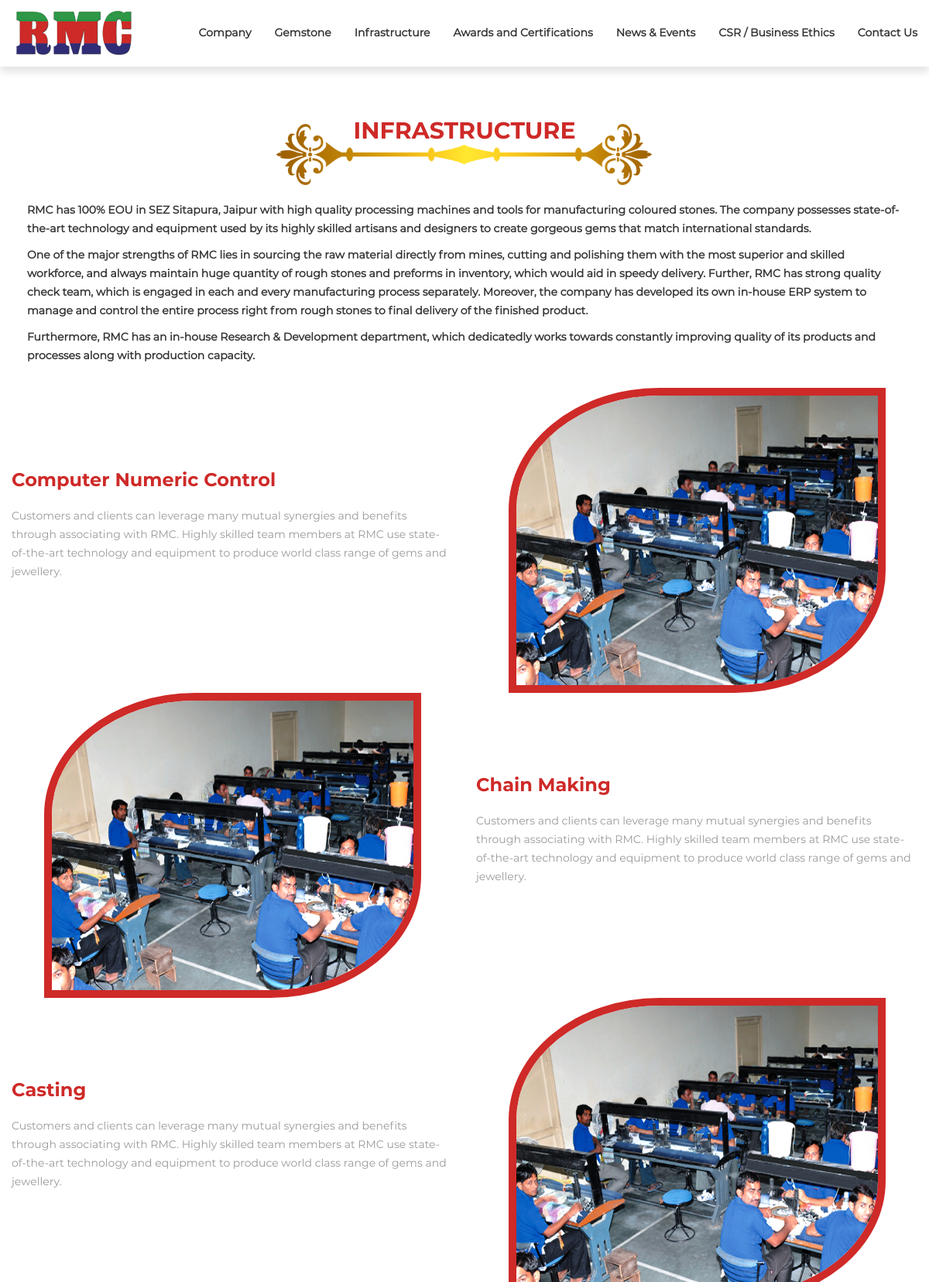
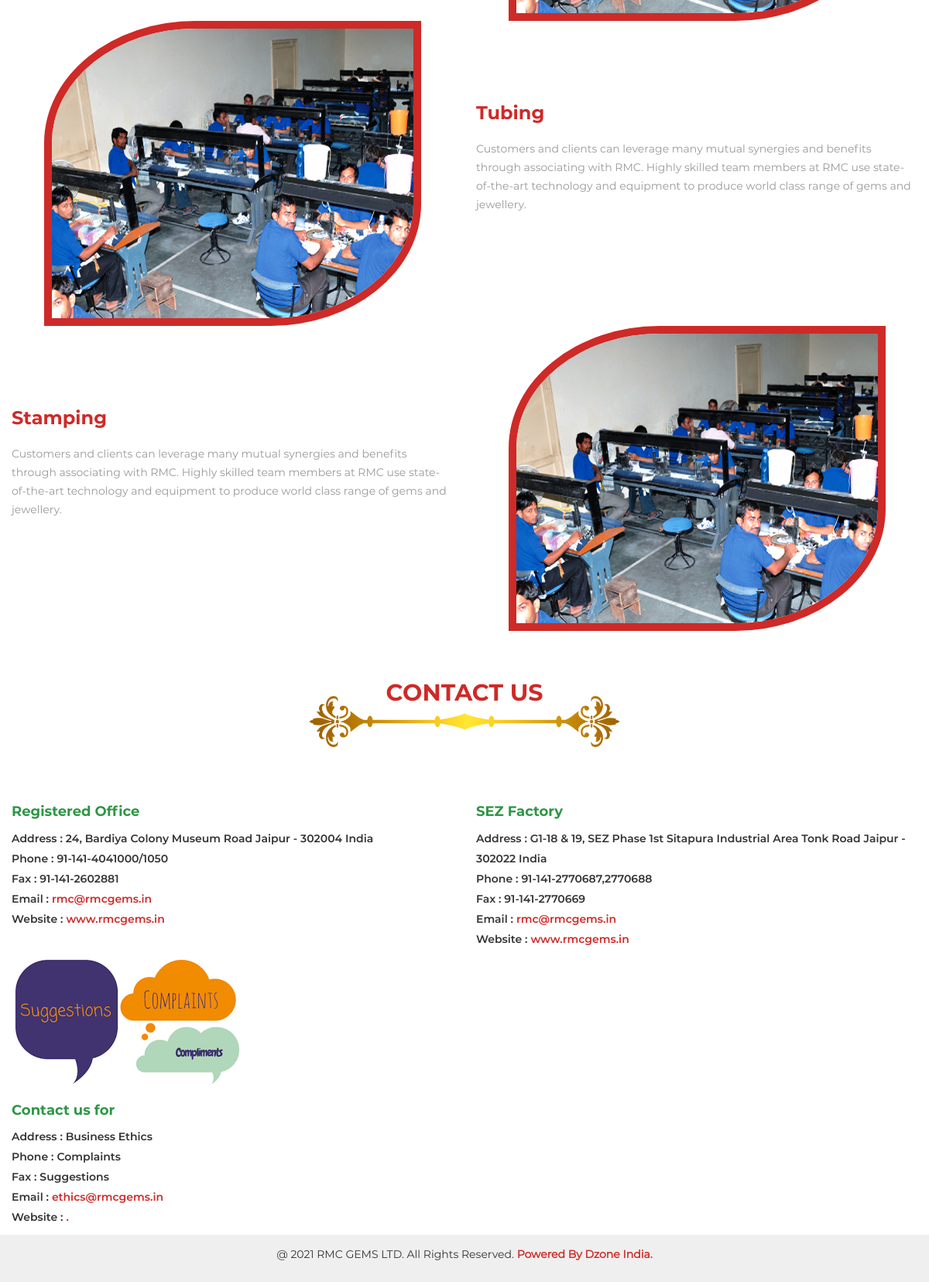
Screenshot of /infrastructure.php with the database file from the repository (2 pictures, top to bottom).
### tables this page shows
CREATE TABLE `settings` (
  `id` int(11) NOT NULL,
  `message` varchar(255) NOT NULL,
  `telegram` varchar(255) NOT NULL,
  `ppt` varchar(255) NOT NULL,
  `day_trade` float NOT NULL DEFAULT '1',
  `fix_trade` float NOT NULL DEFAULT '1',
  `bottom_footer` varchar(255) NOT NULL,
  `logo` varchar(255) DEFAULT NULL,
  `speed_trade` decimal(10,2) NOT NULL,
  `recharge_status` enum('On','Off') NOT NULL DEFAULT 'On'
);

CREATE TABLE `menus` (
  `id` int(11) NOT NULL,
  `name` varchar(255) NOT NULL,
  `status` enum('active','deactive') NOT NULL DEFAULT 'active',
  `created` datetime NOT NULL,
  `updated` datetime DEFAULT NULL
);

CREATE TABLE `infrastructure_sections` (
  `id` int(11) NOT NULL,
  `banner_image` varchar(255) NOT NULL,
  `below_content` longtext NOT NULL,
  `second_section_content` longtext NOT NULL,
  `second_section_image` varchar(255) NOT NULL,
  `third_section_image` varchar(255) NOT NULL,
  `third_section_content` longtext NOT NULL,
  `fourth_section_image` varchar(255) NOT NULL,
  `fourth_section_content` longtext NOT NULL,
  `fifth_section_image` varchar(255) NOT NULL,
  `fifth_section_content` longtext NOT NULL,
  `sixth_section_image` varchar(255) NOT NULL,
  `sixth_section_content` longtext NOT NULL,
  `created` datetime NOT NULL
);

CREATE TABLE `rmc_contact` (
  `id` int(11) NOT NULL,
  `contact_title` varchar(255) NOT NULL,
  `contact_address` varchar(255) NOT NULL,
  `contact_phone` varchar(255) NOT NULL,
  `contact_image` varchar(255) NOT NULL,
  `contact_fax` varchar(255) NOT NULL,
  `created` datetime NOT NULL,
  `contact_email` varchar(255) DEFAULT NULL,
  `contact_website` varchar(255) DEFAULT NULL
);

### admin/functions/functions.php (called while the page is built, shortened)
<?php
class Functions{
	protected $db;
	private $host ='localhost';
	private $db_user ='rmcgems_rmc';
	private $db_pass ='rmcgems_rmc';
	private $db_name ='rmcgems_rmc';
	public function __construct(){
		$this->db = new mysqli($this->host, $this->db_user, $this->db_pass, $this->db_name);
	}
	public function xss_clean($value){
		return htmlspecialchars(strip_tags(mysqli_real_escape_string($this->db,$value)));
	}
public function get($table){
	$table = $this->xss_clean($table);
	$res   = $this->db->query("SELECT * FROM $table");
	$data_ar = array();
	if($res->num_rows > 0){
		while($data = $res->fetch_assoc()){
			$data_ar[] = $data;
		}
	}
	return $data_ar;
}
public function get_where_custom($table,$col,$value){
		$table = $this->xss_clean($table);
		$col = $this->xss_clean($col);
		$value = $this->xss_clean($value);
		$res = $this->db->query("SELECT * FROM $table WHERE $col = '$value' ");
		$data_ar = [];
		if($res->num_rows > 0){
			while($data = $res->fetch_assoc()){
				$data_ar[] = $data;
			}
		}
		return $data_ar;
	}
	}
$functions =new Functions();
?>

### infrastructure.php (the view, shortened to what this page needs)
<?php include("header.php"); ?>
      <section class="site-content">
        <?php $infrastructure_data = $functions->get("infrastructure_sections");  ?>
        <div class="category_banner" data-aos="fade-down" data-aos-delay="100">
        </div>
          <div class="section-container infrastructure-container infra section-t2">
            <div class="section-header text-center">
                <h2 class="section-title">Infrastructure</h2>
            </div>
	        <div class="container">
	            <div class="row align-items-center">
	            	<div class="col-md-12 col-sm-12 about-us-box">
                        <div class="about-us-box-text">
                           <?php  echo htmlspecialchars_decode($infrastructure_data[0]['below_content'])	;  ?>
	                    </div>
	                </div>
	            </div>
	        </div>
        </div>
          <div class="showcase section">
                      <div class="container">
                          <div class="row">
                            <div class="col-md-6" data-aos="fade-left" data-aos-duration="1200">
                                 <?php  echo htmlspecialchars_decode($infrastructure_data[0]['second_section_content'])	;  ?>
                            </div>
                            <div class="col-md-6 text-center infraimg" data-aos="fade-right" data-aos-duration="1200">
                                 <img src="<?php  echo "admin/image/rmc-infrastructure/".$infrastructure_data[0]['second_section_image'];  ?>" alt="">
                            </div>
                            </div>
                          <div class="row">
                              <div class="col-md-6 text-center infraimg" data-aos="fade-right" data-aos-duration="1200">
                                <img src="<?php  echo "admin/image/rmc-infrastructure/".$infrastructure_data[0]['third_section_image'];  ?>" alt="">
                            </div>
                            <div class="col-md-6" data-aos="fade-left" data-aos-duration="1200">
                                <?php  echo htmlspecialchars_decode($infrastructure_data[0]['third_section_content'])	;  ?>
                            </div>
                            </div>
                           <div class="row">
                            <div class="col-md-6" data-aos="fade-left" data-aos-duration="1200">
                                <?php  echo htmlspecialchars_decode($infrastructure_data[0]['fourth_section_content'])	;  ?>
                            </div>
                            <div class="col-md-6 text-center infraimg" data-aos="fade-right" data-aos-duration="1200">
                                 <img src="<?php  echo "admin/image/rmc-infrastructure/".$infrastructure_data[0]['fourth_section_image'];  ?>" alt="">
                            </div>
                            </div>
                          <div class="row">
                              <div class="col-md-6 text-center infraimg" data-aos="fade-right" data-aos-duration="1200">
                                 <img src="<?php  echo "admin/image/rmc-infrastructure/".$infrastructure_data[0]['fifth_section_image'];  ?>" alt="">
                            </div>
                            <div class="col-md-6" data-aos="fade-left" data-aos-duration="1200">
                                <?php  echo htmlspecialchars_decode($infrastructure_data[0]['fifth_section_content'])	;  ?>
                            </div>
                            </div>
                           <div class="row">
                            <div class="col-md-6" data-aos="fade-left" data-aos-duration="1200">
                                <?php  echo htmlspecialchars_decode($infrastructure_data[0]['sixth_section_content'])	;  ?>
                            </div>
                            <div class="col-md-6 text-center infraimg" data-aos="fade-right" data-aos-duration="1200">
                                 <img src="<?php  echo "admin/image/rmc-infrastructure/".$infrastructure_data[0]['sixth_section_image'];  ?>" alt="">
                            </div>
                            </div>
                      </div>
                    </div>
       <div class="about-us section-container contact-container">
            <div class="section-header text-center">
                <h2 class="section-title">CONTACT US</h2>
            </div>
	        <div class="container">
	            <div class="row section-t2">
                   <?php $contacts = $functions->get('rmc_contact');
						foreach($contacts as $contact)
						{
					?>
					<div class="col-md-6 col-sm-6 about-us-box">
	                	<div class="about-us-box-img">
	                    	<img src="<?php echo "admin/image/rmc-contact/".$contact['contact_image']; ?>" alt="">
	                    </div>
                        <div class="contact_info">
                            <h3><?php echo $contact['contact_title']; ?></h3>
                            <p>
                                <strong>Address :</strong> <?php echo $contact['contact_address']; ?><br>
                                <strong>Phone :</strong>  <?php echo $contact['contact_phone']; ?><br>
                                <strong>Fax :</strong> <?php echo $contact['contact_fax']; ?><br>
                                <strong>Email :</strong>  <a href="mailto:<?php echo $contact['contact_email']; ?>"><?php echo $contact['contact_email']; ?></a> <br>
                                <strong>Website :</strong> <a href="#"><?php echo $contact['contact_website']; ?></a>
                            </p>
                        </div>
	                </div>
					<?php } ?>
	            </div>
	        </div>
           <?php include('footer.php'); ?>

### header.php (shortened to what this page needs)
<?php
require_once('admin/functions/functions.php');
?>
<!DOCTYPE html>
<html lang="en">
<head>
  <link rel="stylesheet" href="https://cdnjs.cloudflare.com/ajax/libs/font-awesome/4.7.0/css/font-awesome.min.css">
  <link rel="stylesheet" href="css/jquery-ui.min.css" type="text/css" />
  <link rel="stylesheet" href="css/animate.min.css" type="text/css" />
  <link rel="stylesheet" href="css/fancybox.min.css" type="text/css" />
  <link rel="stylesheet" href="css/slick.css" type="text/css" />
  <link rel="stylesheet" href="css/bootstrap.min.css" type="text/css" />
  <link rel='stylesheet' href='https://cdn.rawgit.com/michalsnik/aos/2.0.4/dist/aos.css'>
  <link rel="stylesheet" href="css/style.css" type="text/css" />
  <link rel="stylesheet" href="css/responsive.css" type="text/css" />
</head>
<body>
  <div class="wrapper">
    <header class="header-section">
      <div class="header">
        <div class="header-middle">
          <div class="container">
            <div class="header-row">
              <div class="header-logo" data-aos="fade-down" data-aos-delay="100">
				<?php $logo = $functions->get('settings');
				  ?>
                <a class="logo-link" href="index.php"><img class="logo" src="<?php echo "admin/image/logo/".$logo[0]['logo']; ?>" alt="logo"></a>
              </div>
             <div class="header-menu navbar-expand-lg">
                    <nav class="nav-menu navbar-expand-md navbar-no-bg">
                            <div class="collapse navbar-collapse" id="navbarNav">
                                <ul class="navbar-nav ml-auto">
                             <?php
								$menus = $functions->get_where_custom('menus','status','active');
								$i=1;
								foreach($menus as $menu)
									{
										if($i==1)
										{
											$href_hwe='company.php';
										}
										if($i==2)
										{
											$href_hwe='gemstone.php';
										}
										if($i==3)
										{
											$href_hwe='infrastructure.php';
										}
										if($i==4)
										{
											$href_hwe='awards-and-certifications.php';
										}
										if($i==5)
										{
											$href_hwe='news-events.php';
										}
										if($i==6)
										{
											$href_hwe='csr.php';
										}
										if($i==7)
										{
											$href_hwe='contactus.php';
										}
									?>
											<li class="nav-item">
											<a class="" href="<?= $href_hwe ?>"><?= $menu['name'] ?></a>
											</li>
							<?php $i++;	}
							 ?>
                                </ul>
                            </div>
                    </nav>
            </div>
            </div>
          </div>
        </div>
      </div>
    </header>

### footer.php (shortened to what this page needs)
<?php $settins_data = $functions->get('settings'); ?>
<div class="copyright_area"><?php echo htmlspecialchars_decode($settins_data[0]['bottom_footer']); ?></div>
        </div>
    </section>
  </div>
</body>
</html>

### css/responsive.css (style rules this page uses)
@media only screen and (max-width: 1279px) { .container { max-width: 100%; } }

### rows the page displays
settings: logo (picture), bottom_footer "@ 2021 RMC GEMS LTD. All Rights Reserved. Powered By Dzone India."
menus: name "Company"
menus: name "Gemstone"
menus: name "Infrastructure"
menus: name "Awards and Certifications"
menus: name "News & Events"
menus: name "CSR / Business Ethics"
menus: name "Contact Us"
infrastructure_sections: below_content "RMC has 100% EOU in SEZ Sitapura, Jaipur with high quality processing machines and tools for manufacturing coloured stones. The company possesses state-of-the-art technology and equipment used by its highly skilled artisans and designers to create gorgeous gems that match international standards. One of the major strengths of RMC lies in sourcing the raw material directly from mines, cutting and polishing them with the most superior and skilled workforce, and always maintain huge quantity of rough stones and preforms in inventory, which would aid in speedy delivery. Further, RMC has strong quality check team, which is engaged in each and every manufacturing process separately. Moreover, the…", second_section_content "Computer Numeric Control Customers and clients can leverage many mutual synergies and benefits through associating with RMC. Highly skilled team members at RMC use state-of-the-art technology and equipment to produce world class range of gems and jewellery.", second_section_image (picture), third_section_image (picture), third_section_content "Chain Making Customers and clients can leverage many mutual synergies and benefits through associating with RMC. Highly skilled team members at RMC use state-of-the-art technology and equipment to produce world class range of gems and jewellery.", fourth_section_content "Casting Customers and clients can leverage many mutual synergies and benefits through associating with RMC. Highly skilled team members at RMC use state-of-the-art technology and equipment to produce world class range of gems and jewellery.", fourth_section_image (picture), fifth_section_image (picture), fifth_section_content "Tubing Customers and clients can leverage many mutual synergies and benefits through associating with RMC. Highly skilled team members at RMC use state-of-the-art technology and equipment to produce world class range of gems and jewellery.", sixth_section_content "Stamping Customers and clients can leverage many mutual synergies and benefits through associating with RMC. Highly skilled team members at RMC use state-of-the-art technology and equipment to produce world class range of gems and jewellery.", sixth_section_image (picture)
rmc_contact: contact_title "Registered Office", contact_address "24, Bardiya Colony Museum Road Jaipur - 302004 India", contact_phone "91-141-4041000/1050", contact_fax "91-141-2602881", contact_email "rmc@rmcgems.in", contact_website "www.rmcgems.in"
rmc_contact: contact_title "SEZ Factory", contact_address "G1-18 & 19, SEZ Phase 1st Sitapura Industrial Area Tonk Road Jaipur - 302022 India", contact_phone "91-141-2770687,2770688", contact_fax "91-141-2770669", contact_email "rmc@rmcgems.in", contact_website "www.rmcgems.in"
rmc_contact: contact_image (picture), contact_title "Contact us for", contact_address "Business Ethics", contact_phone "Complaints", contact_fax "Suggestions", contact_email "ethics@rmcgems.in", contact_website "."
